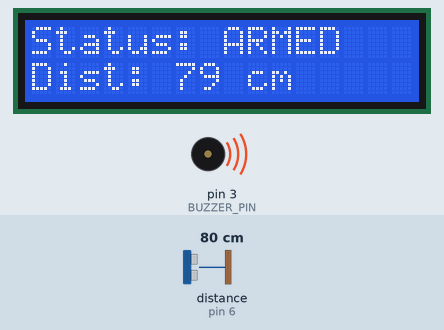
The sketch below on a simulated Arduino Uno, built with avr-gcc and run on an emulated ATmega328P. On the bench: 16×2 character LCD, buzzer (waves = sounding, pin HIGH). Wiring (inferred from the names in the program): ultrasonic range finder: trigger pin 7; echo pin 6. The inputs (shaded band) are chosen by the test bench; at power-on: distance to the obstacle (sensor on pin 6) 80 cm. The echo pulse lasts 58.3 µs per cm; pins used as bus, display or sensor lines are not drawn.

Above: at 1.2 s.
1.3 s: distance to the obstacle (sensor on pin 6) set to 56 cm
At 1.7 s:
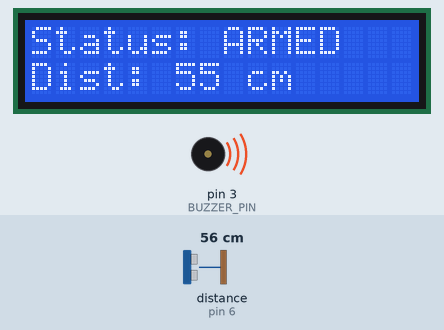
2.8 s: distance to the obstacle (sensor on pin 6) set to 45 cm
At 3.9 s:
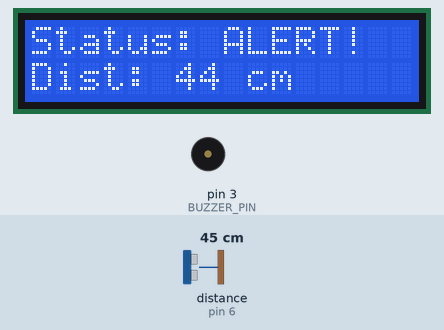
4.3 s: distance to the obstacle (sensor on pin 6) set to 2 cm
At 6.8 s:
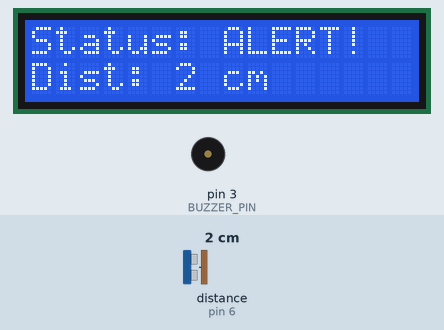
Timing chart, 0 to 13.3 s (numbered marks = the images above; inputs shaded):
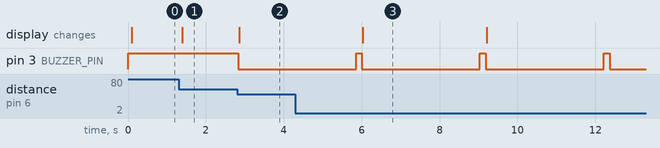

The sketch:

Smart_Distance_Security.ino
```cpp
#include <Wire.h>
#include <LiquidCrystal_I2C.h>

const int TRIG_PIN = 7;
const int ECHO_PIN = 6;
const int BUZZER_PIN = 3;

const int ALARM_DISTANCE_CM = 50;

LiquidCrystal_I2C lcd(0x27, 16, 2);

bool alarmActive = false;

long readDistanceCM() {
  digitalWrite(TRIG_PIN, LOW);
  delayMicroseconds(2);
  digitalWrite(TRIG_PIN, HIGH);
  delayMicroseconds(10);
  digitalWrite(TRIG_PIN, LOW);

  long duration = pulseIn(ECHO_PIN, HIGH, 30000);
  if (duration == 0) return 999;

  return (duration * 0.0343) / 2;
}

void setup() {
  pinMode(TRIG_PIN, OUTPUT);
  pinMode(ECHO_PIN, INPUT);
  pinMode(BUZZER_PIN, OUTPUT);
  digitalWrite(BUZZER_PIN, HIGH);

  Wire.begin();
  lcd.init();
  lcd.clear();
  lcd.backlight();
}

void loop() {
  long distance = readDistanceCM();

  if (distance < ALARM_DISTANCE_CM && !alarmActive) {
    alarmActive = true;

    digitalWrite(BUZZER_PIN, LOW);

    lcd.setCursor(0, 0);
    lcd.print("Status: ALERT! ");
    lcd.setCursor(0, 1);
    lcd.print("Dist: ");
    lcd.print(distance);
    lcd.print(" cm    ");

    delay(3000);

    digitalWrite(BUZZER_PIN, HIGH);
    alarmActive = false;
  } else if (!alarmActive) {
    digitalWrite(BUZZER_PIN, HIGH);

    lcd.setCursor(0, 0);
    lcd.print("Status: ARMED  ");
    lcd.setCursor(0, 1);

    if (distance == 999) {
      lcd.print("Dist: Out Range");
    } else {
      lcd.print("Dist: ");
      lcd.print(distance);
      lcd.print(" cm    ");
    }
  }

  delay(150);
}
```

Measured:
- the behaviour switches between 51 and 50 cm on distance to the obstacle (sensor on pin 6) (found by bisection; images 1 and 2)
- after the input at 1.3 s, the display: changes after 0.09 s (image 1)
- after the input at 2.8 s, pin 3 (BUZZER_PIN): HIGH → LOW at once; the display: changes after 0.05 s (image 2)
- after the input at 4.3 s, the display: changes after 1.7 s (image 3)
